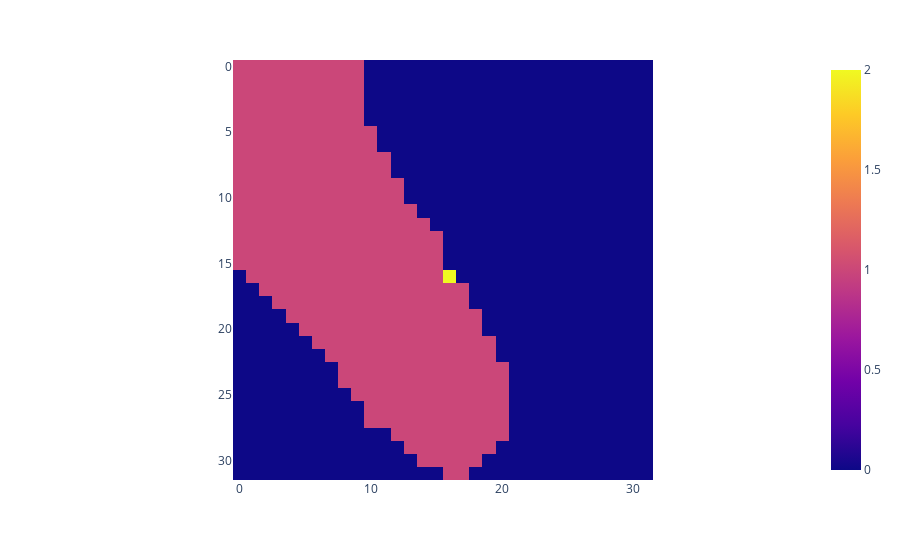

Notebook code for this chart:
### Code cell
tmp_cut = torch.clone(cuts[10])
tmp_cut[cuts[0].shape[0]//2, cuts[0].shape[0]//2] = 2
fig = px.imshow(tmp_cut)
fig.show()

### Figure 1 — Plotly figure (JSON) as saved in the notebook; plotly's stock layout.template omitted (floating-point values rounded to 4 significant figures; data arrays with more than 128 entries replaced by an {"elided": "..."} marker saying what was removed)
{"data": [{"coloraxis": "coloraxis", "hovertemplate": "x: %{x}<br>y: %{y}<br>color: %{z}<extra></extra>", "name": "0", "type": "heatmap", "xaxis": "x", "yaxis": "y", "z": {"elided": "32x32 int values"}}], "layout": {"coloraxis": {"colorscale": [[0, "#0d0887"], [0.1111, "#46039f"], [0.2222, "#7201a8"], [0.3333, "#9c179e"], [0.4444, "#bd3786"], [0.5556, "#d8576b"], [0.6667, "#ed7953"], [0.7778, "#fb9f3a"], [0.8889, "#fdca26"], [1, "#f0f921"]]}, "margin": {"t": 60}, "xaxis": {"anchor": "y", "constrain": "domain", "domain": [0, 1], "scaleanchor": "y"}, "yaxis": {"anchor": "x", "autorange": "reversed", "constrain": "domain", "domain": [0, 1]}}}
